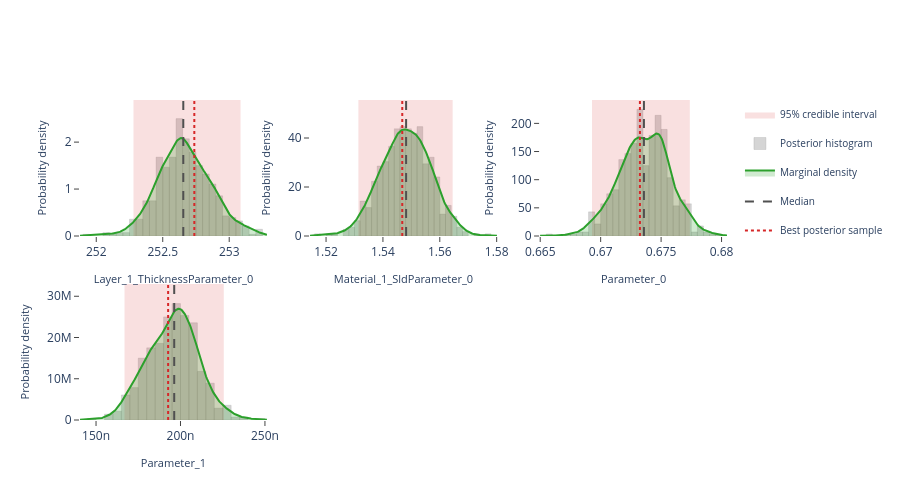

The code cell stored with this chart in its notebook:
### Markdown cell above
## Interactive posterior plots

The next three cells render the same Plotly figures that are shown on the
Bayesian Posterior tab of the EasyReflectometryApp:

* **Marginals** — per-parameter distribution: histogram + smooth KDE marginal,
  shaded 95% credible interval, and median / best-sample lines
  (`plot_distribution` or `posterior.distribution()`)
* **Corner plot** — pairwise marginals + 2-D contours + scatter (`plot_corner`)
* **Traces** — per-chain trace + marginal histogram (`plot_trace`)

The standalone helpers are called with ``return_figure=True`` so they return a
Plotly ``Figure`` that we render in the notebook with ``fig.show()``; the
``PosteriorResults`` methods return the figure directly.

### Code cell
# ---- Marginal posterior distributions ---------------------------------------
# One panel per free parameter, each overlaying the posterior histogram, a
# smooth Gaussian-KDE marginal, the shaded 95% credible interval, and the
# median / best-sample reference lines.  Mirrors the "Marginals" sub-tab in
# the EasyReflectometryApp.

# The PosteriorResults method passes ``logp`` through automatically so the
# best posterior sample (MAP) line is drawn:
fig = posterior.distribution()
fig.show()

# Standalone equivalent (pass ``logp`` to get the best-sample line):
# fig = plot_distribution(
#     posterior.draws,
#     posterior.param_names,
#     logp=posterior.logp,
#     return_figure=True,
# )
# fig.show()

### Figure 1 — Plotly figure (JSON) as saved in the notebook; plotly's stock layout.template omitted (floating-point values rounded to 4 significant figures; data arrays with more than 128 entries replaced by an {"elided": "..."} marker saying what was removed)
{"data": [{"fill": "toself", "fillcolor": "rgba(214, 39, 40, 0.14)", "hoverinfo": "skip", "legendgroup": "95% credible interval", "line": {"color": "rgba(214, 39, 40, 0.14)", "width": 0}, "mode": "lines", "name": "95% credible interval", "showlegend": true, "type": "scatter", "x": [252.3, 253.1, 253.1, 252.3, 252.3], "xaxis": "x", "y": [0.0, 0.0, 2.897, 2.897, 0.0], "yaxis": "y"}, {"histnorm": "probability density", "hovertemplate": "sample=%{x:.4f}<br>density: %{y:.2f}<extra></extra>", "legendgroup": "histogram", "marker": {"color": "rgba(120, 120, 120, 0.38)", "line": {"color": "rgba(120, 120, 120, 0.24)", "width": 1}}, "name": "Posterior histogram", "nbinsx": 40, "opacity": 0.82, "showlegend": true, "type": "histogram", "x": {"elided": "560 float values"}, "xaxis": "x", "yaxis": "y"}, {"fill": "tozeroy", "fillcolor": "rgba(44, 160, 44, 0.22)", "hovertemplate": "Layer_1_ThicknessParameter_0: %{x:.4f}<br>density: %{y:.4f}<extra></extra>", "legendgroup": "marginal", "line": {"color": "rgb(44, 160, 44)", "width": 2}, "mode": "lines", "name": "Marginal density", "showlegend": true, "type": "scatter", "x": {"elided": "256 float values"}, "xaxis": "x", "y": {"elided": "256 float values"}, "yaxis": "y"}, {"hovertemplate": "Median: %{x:.4f}<extra></extra>", "legendgroup": "Median", "line": {"color": "rgb(80, 80, 80)", "dash": "dash", "width": 2}, "mode": "lines", "name": "Median", "showlegend": true, "type": "scatter", "x": [252.7, 252.7], "xaxis": "x", "y": [0.0, 2.897], "yaxis": "y"}, {"hovertemplate": "Best posterior sample: %{x:.4f}<extra></extra>", "legendgroup": "Best posterior sample", "line": {"color": "rgb(214, 39, 40)", "dash": "dot", "width": 2}, "mode": "lines", "name": "Best posterior sample", "showlegend": true, "type": "scatter", "x": [252.7, 252.7], "xaxis": "x", "y": [0.0, 2.897], "yaxis": "y"}, {"fill": "toself", "fillcolor": "rgba(214, 39, 40, 0.14)", "hoverinfo": "skip", "legendgroup": "95% credible interval", "line": {"color": "rgba(214, 39, 40, 0.14)", "width": 0}, "mode": "lines", "name": "95% credible interval", "showlegend": false, "type": "scatter", "x": [1.531, 1.565, 1.565, 1.531, 1.531], "xaxis": "x2", "y": [0.0, 0.0, 55.51, 55.51, 0.0], "yaxis": "y2"}, {"histnorm": "probability density", "hovertemplate": "sample=%{x:.4f}<br>density: %{y:.2f}<extra></extra>", "legendgroup": "histogram", "marker": {"color": "rgba(120, 120, 120, 0.38)", "line": {"color": "rgba(120, 120, 120, 0.24)", "width": 1}}, "name": "Posterior histogram", "nbinsx": 40, "opacity": 0.82, "showlegend": false, "type": "histogram", "x": {"elided": "560 float values"}, "xaxis": "x2", "yaxis": "y2"}, {"fill": "tozeroy", "fillcolor": "rgba(44, 160, 44, 0.22)", "hovertemplate": "Material_1_SldParameter_0: %{x:.4f}<br>density: %{y:.4f}<extra></extra>", "legendgroup": "marginal", "line": {"color": "rgb(44, 160, 44)", "width": 2}, "mode": "lines", "name": "Marginal density", "showlegend": false, "type": "scatter", "x": {"elided": "256 float values"}, "xaxis": "x2", "y": {"elided": "256 float values"}, "yaxis": "y2"}, {"hovertemplate": "Median: %{x:.4f}<extra></extra>", "legendgroup": "Median", "line": {"color": "rgb(80, 80, 80)", "dash": "dash", "width": 2}, "mode": "lines", "name": "Median", "showlegend": false, "type": "scatter", "x": [1.548, 1.548], "xaxis": "x2", "y": [0.0, 55.51], "yaxis": "y2"}, {"hovertemplate": "Best posterior sample: %{x:.4f}<extra></extra>", "legendgroup": "Best posterior sample", "line": {"color": "rgb(214, 39, 40)", "dash": "dot", "width": 2}, "mode": "lines", "name": "Best posterior sample", "showlegend": false, "type": "scatter", "x": [1.547, 1.547], "xaxis": "x2", "y": [0.0, 55.51], "yaxis": "y2"}, {"fill": "toself", "fillcolor": "rgba(214, 39, 40, 0.14)", "hoverinfo": "skip", "legendgroup": "95% credible interval", "line": {"color": "rgba(214, 39, 40, 0.14)", "width": 0}, "mode": "lines", "name": "95% credible interval", "showlegend": false, "type": "scatter", "x": [0.6693, 0.6774, 0.6774, 0.6693, 0.6693], "xaxis": "x3", "y": [0.0, 0.0, 241.5, 241.5, 0.0], "yaxis": "y3"}, {"histnorm": "probability density", "hovertemplate": "sample=%{x:.4f}<br>density: %{y:.2f}<extra></extra>", "legendgroup": "histogram", "marker": {"color": "rgba(120, 120, 120, 0.38)", "line": {"color": "rgba(120, 120, 120, 0.24)", "width": 1}}, "name": "Posterior histogram", "nbinsx": 40, "opacity": 0.82, "showlegend": false, "type": "histogram", "x": {"elided": "560 float values"}, "xaxis": "x3", "yaxis": "y3"}, {"fill": "tozeroy", "fillcolor": "rgba(44, 160, 44, 0.22)", "hovertemplate": "Parameter_0: %{x:.4f}<br>density: %{y:.4f}<extra></extra>", "legendgroup": "marginal", "line": {"color": "rgb(44, 160, 44)", "width": 2}, "mode": "lines", "name": "Marginal density", "showlegend": false, "type": "scatter", "x": {"elided": "256 float values"}, "xaxis": "x3", "y": {"elided": "256 float values"}, "yaxis": "y3"}, {"hovertemplate": "Median: %{x:.4f}<extra></extra>", "legendgroup": "Median", "line": {"color": "rgb(80, 80, 80)", "dash": "dash", "width": 2}, "mode": "lines", "name": "Median", "showlegend": false, "type": "scatter", "x": [0.6736, 0.6736], "xaxis": "x3", "y": [0.0, 241.5], "yaxis": "y3"}, {"hovertemplate": "Best posterior sample: %{x:.4f}<extra></extra>", "legendgroup": "Best posterior sample", "line": {"color": "rgb(214, 39, 40)", "dash": "dot", "width": 2}, "mode": "lines", "name": "Best posterior sample", "showlegend": false, "type": "scatter", "x": [0.6732, 0.6732], "xaxis": "x3", "y": [0.0, 241.5], "yaxis": "y3"}, {"fill": "toself", "fillcolor": "rgba(214, 39, 40, 0.14)", "hoverinfo": "skip", "legendgroup": "95% credible interval", "line": {"color": "rgba(214, 39, 40, 0.14)", "width": 0}, "mode": "lines", "name": "95% credible interval", "showlegend": false, "type": "scatter", "x": [1.669e-07, 2.256e-07, 2.256e-07, 1.669e-07, 1.669e-07], "xaxis": "x4", "y": [0.0, 0.0, 32970000.0, 32970000.0, 0.0], "yaxis": "y4"}, {"histnorm": "probability density", "hovertemplate": "sample=%{x:.4f}<br>density: %{y:.2f}<extra></extra>", "legendgroup": "histogram", "marker": {"color": "rgba(120, 120, 120, 0.38)", "line": {"color": "rgba(120, 120, 120, 0.24)", "width": 1}}, "name": "Posterior histogram", "nbinsx": 40, "opacity": 0.82, "showlegend": false, "type": "histogram", "x": {"elided": "560 float values"}, "xaxis": "x4", "yaxis": "y4"}, {"fill": "tozeroy", "fillcolor": "rgba(44, 160, 44, 0.22)", "hovertemplate": "Parameter_1: %{x:.4f}<br>density: %{y:.4f}<extra></extra>", "legendgroup": "marginal", "line": {"color": "rgb(44, 160, 44)", "width": 2}, "mode": "lines", "name": "Marginal density", "showlegend": false, "type": "scatter", "x": {"elided": "256 float values"}, "xaxis": "x4", "y": {"elided": "256 float values"}, "yaxis": "y4"}, {"hovertemplate": "Median: %{x:.4f}<extra></extra>", "legendgroup": "Median", "line": {"color": "rgb(80, 80, 80)", "dash": "dash", "width": 2}, "mode": "lines", "name": "Median", "showlegend": false, "type": "scatter", "x": [1.963e-07, 1.963e-07], "xaxis": "x4", "y": [0.0, 32970000.0], "yaxis": "y4"}, {"hovertemplate": "Best posterior sample: %{x:.4f}<extra></extra>", "legendgroup": "Best posterior sample", "line": {"color": "rgb(214, 39, 40)", "dash": "dot", "width": 2}, "mode": "lines", "name": "Best posterior sample", "showlegend": false, "type": "scatter", "x": [1.927e-07, 1.927e-07], "xaxis": "x4", "y": [0.0, 32970000.0], "yaxis": "y4"}], "layout": {"barmode": "overlay", "height": 500, "legend": {"font": {"size": 10}}, "plot_bgcolor": "white", "showlegend": true, "xaxis": {"anchor": "y", "domain": [0.0, 0.2889], "range": [251.9, 253.3], "showgrid": false, "ticks": "outside", "title": {"font": {"size": 11}, "text": "Layer_1_ThicknessParameter_0"}, "zeroline": false}, "xaxis2": {"anchor": "y2", "domain": [0.3556, 0.6444], "range": [1.514, 1.58], "showgrid": false, "ticks": "outside", "title": {"font": {"size": 11}, "text": "Material_1_SldParameter_0"}, "zeroline": false}, "xaxis3": {"anchor": "y3", "domain": [0.7111, 1.0], "range": [0.665, 0.6804], "showgrid": false, "ticks": "outside", "title": {"font": {"size": 11}, "text": "Parameter_0"}, "zeroline": false}, "xaxis4": {"anchor": "y4", "domain": [0.0, 0.2889], "range": [1.405e-07, 2.512e-07], "showgrid": false, "ticks": "outside", "title": {"font": {"size": 11}, "text": "Parameter_1"}, "zeroline": false}, "xaxis5": {"anchor": "y5", "domain": [0.3556, 0.6444], "showgrid": false, "ticks": "outside", "zeroline": false}, "xaxis6": {"anchor": "y6", "domain": [0.7111, 1.0], "showgrid": false, "ticks": "outside", "zeroline": false}, "yaxis": {"anchor": "x", "domain": [0.575, 1.0], "range": [0.0, 2.897], "showgrid": false, "ticks": "outside", "title": {"font": {"size": 11}, "text": "Probability density"}, "zeroline": false}, "yaxis2": {"anchor": "x2", "domain": [0.575, 1.0], "range": [0.0, 55.51], "showgrid": false, "ticks": "outside", "title": {"font": {"size": 11}, "text": "Probability density"}, "zeroline": false}, "yaxis3": {"anchor": "x3", "domain": [0.575, 1.0], "range": [0.0, 241.5], "showgrid": false, "ticks": "outside", "title": {"font": {"size": 11}, "text": "Probability density"}, "zeroline": false}, "yaxis4": {"anchor": "x4", "domain": [0.0, 0.425], "range": [0.0, 32970000.0], "showgrid": false, "ticks": "outside", "title": {"font": {"size": 11}, "text": "Probability density"}, "zeroline": false}, "yaxis5": {"anchor": "x5", "domain": [0.0, 0.425], "showgrid": false, "ticks": "outside", "zeroline": false}, "yaxis6": {"anchor": "x6", "domain": [0.0, 0.425], "showgrid": false, "ticks": "outside", "zeroline": false}}}
